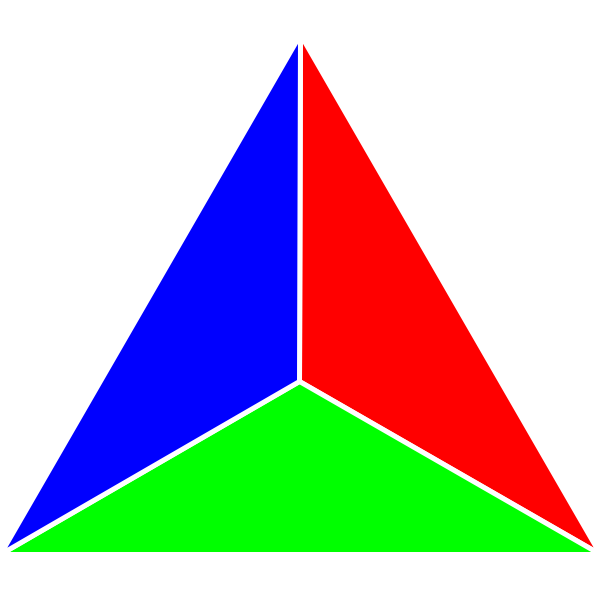
Frame 1 (no input)
Frame 60 (the mouse pressed at the canvas centre just before this capture): identical to frame 1, image omitted
Frame 120 (the mouse held since frame 60 and released just before this capture): identical to frame 1, image omitted

The Processing sketch that drew this single still picture (run headless with seeded random() and noise(); from frame 60 on, the mouse is pressed at the canvas centre):

// Processing sketch: processing_127977
// ── processing_127977.pde

/* This program draws a logo for the company Tricolor or Threecolor
 using triangle(); and other associated codes.
 Created by Olaf Keller for the Kunstwurfelspiel Academy course:
 "Creating Geometric and Generative Art with Code: 
 An Introduction to Processing Software"
 */

void setup() {
  //set size
  size(600, 600);
  //set anti-aliasing on
  smooth();
}

void draw() {
  //set background to white
  background(255);

  //set stroke color to white
  stroke(255);

  //set stroke size
  strokeWeight(5);

  //fill red
  fill(255, 0, 0);
  //right triangle
  triangle(300, 34, 600, 554, 299, 381);

  //fill green
  fill(0, 255, 0);
  //bottom triangle
  triangle(0, 554, 299, 381, 600, 554);

  //fill blue
  fill(0, 0, 255);
  //left triangle
  triangle(0, 554, 300, 34, 299, 381);
}
